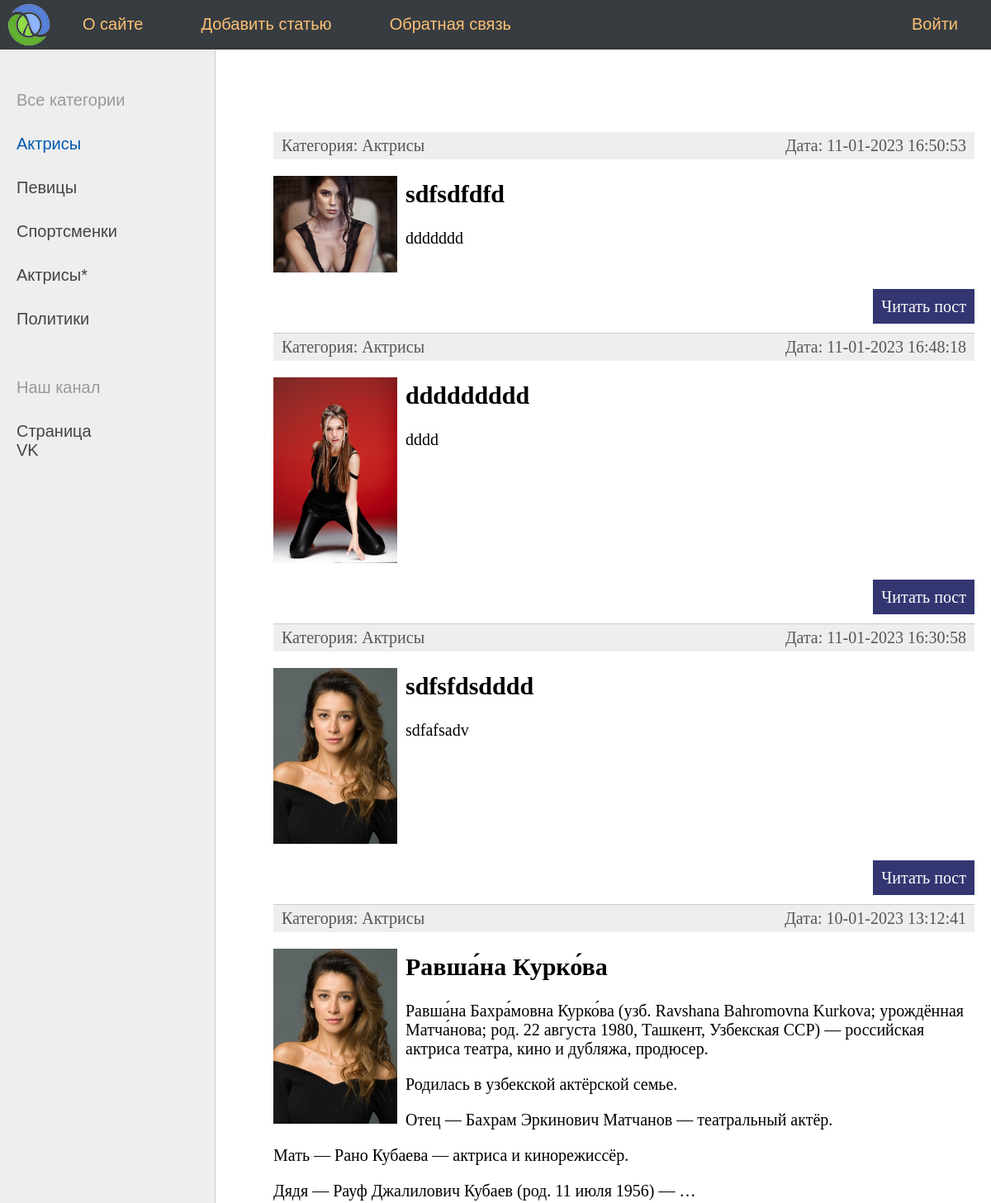
The page /category/aktrisy/ (upper part) on the database as committed earlier.
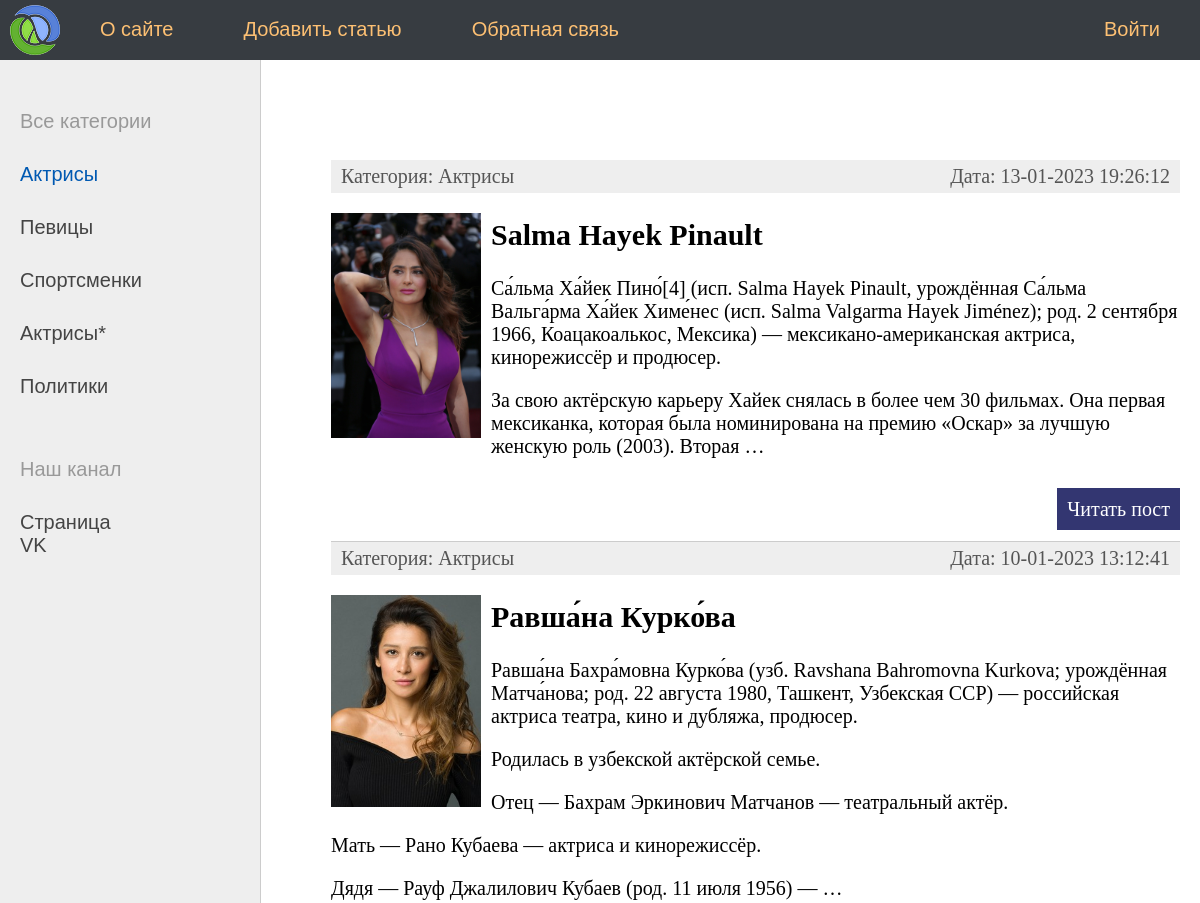
The same page on the database as committed later.
### women/models.py (models this page shows, shortened)
class Category(models.Model):
    name = models.CharField(max_length=100, db_index=True, verbose_name='Категория')
    slug = models.CharField(max_length=255, null=True, db_index=True, verbose_name='URL')
    def __str__(self):
        return self.name
    def get_absolute_url(self):
        return reverse('category', kwargs={'cat_slug': self.slug})
    class Meta:
        verbose_name = 'Категории'
        verbose_name_plural = 'Категории'
        ordering = ['id', 'name']

class Women(models.Model):
    title = models.CharField(max_length=255, verbose_name='Заголовок')
    slug = models.SlugField(max_length=255, unique=True, null=True, db_index=True, verbose_name='URL')
    text = models.TextField(blank=True, verbose_name='Описание')
    photo = models.ImageField(upload_to="photos/%Y/%m/%d", verbose_name='Фото')
    time_create = models.DateTimeField(auto_now_add=True, verbose_name='Время создания')
    time_update = models.DateTimeField(auto_now=True, verbose_name='Время обновления')
    is_published = models.BooleanField(default=True, verbose_name='Опубликованность')
    cat = models.ForeignKey('Category', on_delete=models.PROTECT, null=True, verbose_name='Категория')
    def get_absolute_url(self):
        return reverse('post', kwargs={'post_slug': self.slug})
    class Meta:
        verbose_name = 'Известные женщины'
        verbose_name_plural = 'Известные женщины'
        ordering = ['time_create', 'title']

### women/views.py (the view)
# urls.py: path('category/<slug:cat_slug>/', WomenCategory.as_view(), name='category'),  # http://127.0.0.1:8000/about/
class WomenCategory(DataMixin, ListView):
    model = Women
    template_name = 'women/index.html'
    context_object_name = 'posts'
    allow_empty = False
    def get_context_data(self, *, object_list=None, **kwargs):
        context = super().get_context_data(**kwargs)
        c_def = self.get_user_context(title='Категория - ' + str(context['posts'][0].cat),
                                      cat_selected=context['posts'][0].cat_id)
        context.update(c_def)
        return context
    def get_queryset(self):
        return Women.objects.filter(cat__slug=self.kwargs['cat_slug'], is_published=True).order_by('-time_update')

### women/templatetags/women_tags.py (called while the page is built)
@register.inclusion_tag('women/list_categories.html')
def show_categories(sort=None, cat_selected=0):
    if not sort:
        cats = Category.objects.all()
    else:
        cats = Category.objects.order_by(sort)
    return {'cats': cats, 'cat_selected': cat_selected}

### women/utils.py (called while the page is built)
    def get_user_context(self, **kwargs):
        context = kwargs
        cats = Category.objects.all()
        context['menu'] = menu
        context['cats'] = cats
        if 'cat_selected' not in context:
            context['cat_selected'] = 0
        return context

### women/templates/women/index.html (shortened to what this page needs)
{% extends 'women/base.html' %}
{% block content %}
<ul class="list-articles">
	{% for p in posts %}
	<li><div class="article-panel" >
		<p class="first">Категория: {{p.cat}}</p>
		<p class="last">Дата: {{p.time_update|date:"d-m-Y H:i:s"}}</p>
	</div>
		{% if p.photo %}
		<p> <img class="img-article-left thumb" src="{{ p.photo.url }}"> </p>
		{% endif %}
			<h2>{{p.title}}</h2>
			<p> {{p.text|linebreaks|truncatewords:55}} </p>
			<p class="link-read-post"><a href="{{ p.get_absolute_url }}">Читать пост</a></p>
			</li>
	{% endfor %}
</ul>
{% endblock %}

### women/templates/women/base.html (shortened to what this page needs)
<!DOCTYPE html>
{% load static %}
{% load women_tags %}
<html>
<head>
    <link type="text/css" href="{% static 'women/css/styles.css' %}" rel="stylesheet"/>
</head>
<body>
<table class="table-page" border=0 cellpadding="0" cellspacing="0">
    <tr>
        <td valign=top>
            {% block mainmenu %}
            <div class="header">
                <ul id="mainmenu" class="mainmenu">
                    <li class="logo">
                        <a href="{% url 'home' %}">
                            <div class="logo"></div>
                        </a>
                    </li>
                    {% for m in menu %}
                    {% if not forloop.last %}
                    <li><a href="{% url m.url_name %}">{{m.title}}</a></li>
                    {% else %}
                    <li class="last"><a href="{% url m.url_name %}">{{m.title}}</a></li>
                    {% endif %}
                    {% endfor %}
                </ul>
            </div>
            {% endblock mainmenu %}
            <table class="table-content" border=0 cellpadding="0" cellspacing="0">
                <tr>
                    <td valign="top" class="left-chapters">
                        <ul id="leftchapters">
                            {% if cat_selected == 0 %}
                            <li class="selected">Все категории</li>
                            {% else %}
                            <li class="{% url 'home' %}">Все категории</li>
                            {% endif %}
                            {% for c in cats %}
                            {% if c.pk == cat_selected %}
                            <li class="selected">{{c.name}}</li>
                            {% else %}
                            <li><a href="{{ c.get_absolute_url }}"> {{c.name}}</a></li>
                            {% endif %}
                            {% endfor %}
                            <li class="share">
                                <p>Наш канал</p>
                                <a href="https://vk.com/al_feed.php" target="_blank" rel="nofollow">Cтраница VK</a>
                            </li>
                        </ul>
                    </td>
                    <td valign="top" class="content">
                        <div class="content-text">
                            {% block content %}
                            {% endblock %}
                        </div>
                    </td>
                </tr>
            </table>
        </td>
    </tr>
</table>
</body>
</html>

### women/static/women/css/styles.css (style rules this page uses)
html, body { font-family: 'Arial'; margin: 0; padding: 0; height: 100%; width: 100%; color: #e08080; }
a { color: #0059b2; text-decoration: none; }
img { max-width: 600px; height: auto; }
img.img-article-left { max-width: 300px; height: auto; float: left; padding: 0 10px 10px 0; }
img.img-article-left.thumb { max-width: 150px; height: auto; }
p.link-read-post { text-align: right; }
p.link-read-post a { padding: 10px; min-width: 100px; background: #333671; color: #fff; text-decoration: none; }
div.article-panel { background: #eee; padding: 5px 10px 5px 10px; box-sizing: border-box; overflow: hidden; color: #555; }
div.article-panel p.first { margin: 0; float: left; }
div.article-panel p.last { margin: 0; float: right; }
ul.list-articles { list-style: none; margin: 0; padding: 0; }
ul.list-articles li { border-bottom: 1px solid #ccc; }
.table-page { width: 100%; height: 100%; vertical-align: top; }
.table-page tr { height: 100%; }
.header { background: #373c41; height: 60px; }
.logo { background: url('../images/logo.png') no-repeat 10px 5px; width: 70px; height: 60px; }
ul.mainmenu { list-style: none; margin: 0; padding: 0; height: 60px; color: #e09a42; font-size: 20px; overflow: hidden; }
ul.mainmenu li { float: left; margin: 18px 40px 0 30px; }
ul.mainmenu li.logo { margin: 0; }
ul.mainmenu li.last { float: right; }
ul.mainmenu li a { color: #fdc073; text-decoration: none; }
.table-content { width: 100%; min-height: 100%; height: 100%; }
.left-chapters { margin: 0; background: #eee; border-right: 1px solid #ccc; min-height: 100%; }
.left-chapters ul { width: 230px; min-height: 100%; margin: 0; padding: 20px 10px 10px 20px; list-style: none; font-size: 20px; }
.left-chapters ul li { margin: 30px 0 0 0; color: #999; }
.left-chapters ul li.selected { color: #0059b2; }
.left-chapters ul li a { color: #444; text-decoration: none; }
.left-chapters ul li.share { margin: 60px 0 0 0; }
.left-chapters ul li.share p { margin: 30px 0 30px 0; }
.left-chapters ul li.share a { display: inline-block; width: 40px; height: 40px; margin: 0 20px 0 0; }
.content { padding: 40px 20px 20px 40px; width: 100%; box-sizing: border-box; }
.content-text { margin: 60px 0 0 30px; color: #000; font-size: 20px; font-family: Yandex Sans Display Light; }

Rows that differ between the two databases and show on the page:
removed Women: cat "Актрисы", time_update "11-01-2023 16:50:53", photo (picture), title "sdfsdfdfd", text "ddddddd"
removed Women: cat "Актрисы", time_update "11-01-2023 16:48:18", photo (picture), title "ddddddddd", text "dddd"
removed Women: cat "Актрисы", time_update "11-01-2023 16:30:58", photo (picture), title "sdfsfdsdddd", text "sdfafsadv"
added Women: cat "Актрисы", time_update "13-01-2023 19:26:12", photo (picture), title "Salma Hayek Pinault", text "Са́льма Ха́йек Пино́[4] (исп. Salma Hayek Pinault, урождённая Са́льма Вальга́рма Ха́йек Химе́нес (исп. Salma Valgarma Hayek Jiménez); род. 2 сентября 1966, Коацакоалькос, Мексика) — мексикано-американская актриса, кинорежиссёр и продюсер. За свою актёрскую карьеру Хайек снялась в более чем 30 фильмах. Она первая мексиканка, которая была номинирована на премию «Оскар» за лучшую женскую роль (2003). Вторая …"
